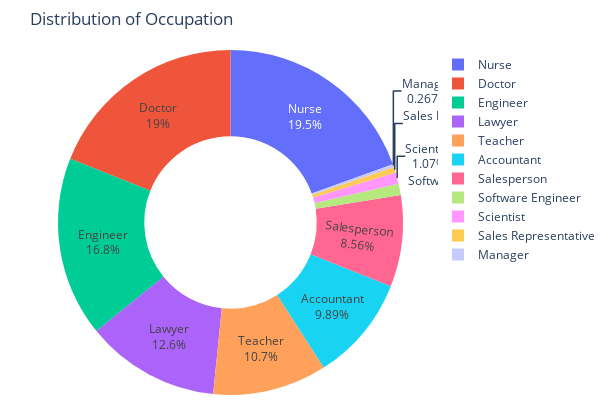
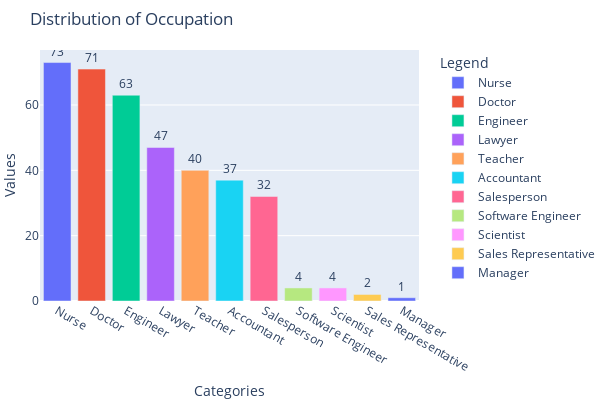

Write notebook code for charts like these, in order.
### Markdown cell above
##### B) Donut chart for **"OCCUPATION"**

### Code cell
create_donut_chart(
    labels=df1['Occupation'].value_counts().index,
    values=df1['Occupation'].value_counts(),
    title='Distribution of Occupation'
)

create_bar_chart(
    labels=df1['Occupation'].value_counts().index,
    values=df1['Occupation'].value_counts(),
    title='Distribution of Occupation'
)

### Figure 1 — Plotly figure (JSON) as saved in the notebook; plotly's stock layout.template omitted (floating-point values rounded to 4 significant figures)
{"data": [{"hole": 0.5, "labels": ["Nurse", "Doctor", "Engineer", "Lawyer", "Teacher", "Accountant", "Salesperson", "Software Engineer", "Scientist", "Sales Representative", "Manager"], "textinfo": "percent+label", "type": "pie", "values": [73, 71, 63, 47, 40, 37, 32, 4, 4, 2, 1]}], "layout": {"height": 400, "margin": {"b": 0, "l": 0, "r": 0, "t": 50}, "showlegend": true, "title": {"text": "Distribution of Occupation"}, "width": 600}}

### Figure 2 — Plotly figure (JSON) as saved in the notebook; plotly's stock layout.template omitted (floating-point values rounded to 4 significant figures)
{"data": [{"name": "Nurse", "text": ["73"], "textposition": "outside", "type": "bar", "x": ["Nurse"], "y": [73]}, {"name": "Doctor", "text": ["71"], "textposition": "outside", "type": "bar", "x": ["Doctor"], "y": [71]}, {"name": "Engineer", "text": ["63"], "textposition": "outside", "type": "bar", "x": ["Engineer"], "y": [63]}, {"name": "Lawyer", "text": ["47"], "textposition": "outside", "type": "bar", "x": ["Lawyer"], "y": [47]}, {"name": "Teacher", "text": ["40"], "textposition": "outside", "type": "bar", "x": ["Teacher"], "y": [40]}, {"name": "Accountant", "text": ["37"], "textposition": "outside", "type": "bar", "x": ["Accountant"], "y": [37]}, {"name": "Salesperson", "text": ["32"], "textposition": "outside", "type": "bar", "x": ["Salesperson"], "y": [32]}, {"name": "Software Engineer", "text": ["4"], "textposition": "outside", "type": "bar", "x": ["Software Engineer"], "y": [4]}, {"name": "Scientist", "text": ["4"], "textposition": "outside", "type": "bar", "x": ["Scientist"], "y": [4]}, {"name": "Sales Representative", "text": ["2"], "textposition": "outside", "type": "bar", "x": ["Sales Representative"], "y": [2]}, {"name": "Manager", "text": ["1"], "textposition": "outside", "type": "bar", "x": ["Manager"], "y": [1]}], "layout": {"height": 400, "legend": {"orientation": "v", "title": {"text": "Legend"}, "traceorder": "normal", "x": 1.05, "y": 1}, "margin": {"b": 0, "l": 0, "r": 0, "t": 50}, "title": {"text": "Distribution of Occupation"}, "width": 600, "xaxis": {"title": {"text": "Categories"}}, "yaxis": {"title": {"text": "Values"}}}}
